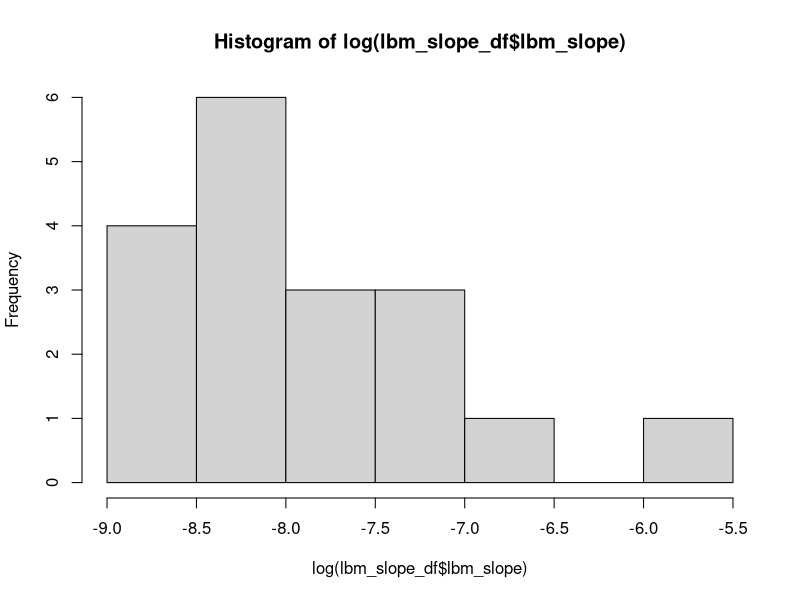

Generate this figure with R:
library(tidyverse)


sample_data1 <- read.csv("data/full_dataset_juv_immune_energetics.csv", header = T)

# Evaluate slope change of subj cr_resid by their total neo

# create sample_day var -------
# group_by subject, create sample interval
# replace NAs in sample interval with 0 (first subject sample date)
# create sample day with cumulative sum of interval

sample_data <- sample_data1 %>%
  arrange(subj, date) %>%
  group_by(subj) %>%
  mutate(sample_interval = as.numeric(difftime(date, lag(date), units = "days"))) %>%
  mutate(sample_interval = case_when(
    is.na(sample_interval) ~ 0,
    TRUE ~ sample_interval)) %>% 
  mutate(sample_day = cumsum(sample_interval)) %>%
  ungroup()

# sample_data %>%
#   select(subj, date, sample_interval, sample_day) 


# function to extract lbm slope from cr_resid ~ sample day per subject ------ 
#   extracts coefficient of sample day from Cr_resid ~ sample day

# test set:
# data <- sample_data %>%
#   filter(subj == "allo")

lbm_slope_fun <- function(data){
  coefs <- lm(cr_resid ~ sample_day, data = data) %>% 
    coef(.)
  slope <- coefs[[2]]
  return(slope)
  }


# create lbm slope df for analysis ---------
# calc total_avg_neo (ng/ml) summarized df 
lbm_slope_df <- sample_data %>%
  group_by(subj, sex) %>%
  summarise(total_avg_neo = mean(neo_sg, na.rm = T),
            total_avg_cp = mean(stdsg_CP, na.rm = T),
            initial_age = first(age)) %>%
  ungroup()

# add lbm_slope
lbm_slope_df$lbm_slope <- sample_data %>%
  group_by(subj) %>%
  group_map(~ lbm_slope_fun(data = .x)) %>%
  unlist()

# regression -------

hist(log(lbm_slope_df$lbm_slope))

lm(log(lbm_slope) ~ total_avg_neo + sex + initial_age, data = lbm_slope_df) %>%
  summary()




